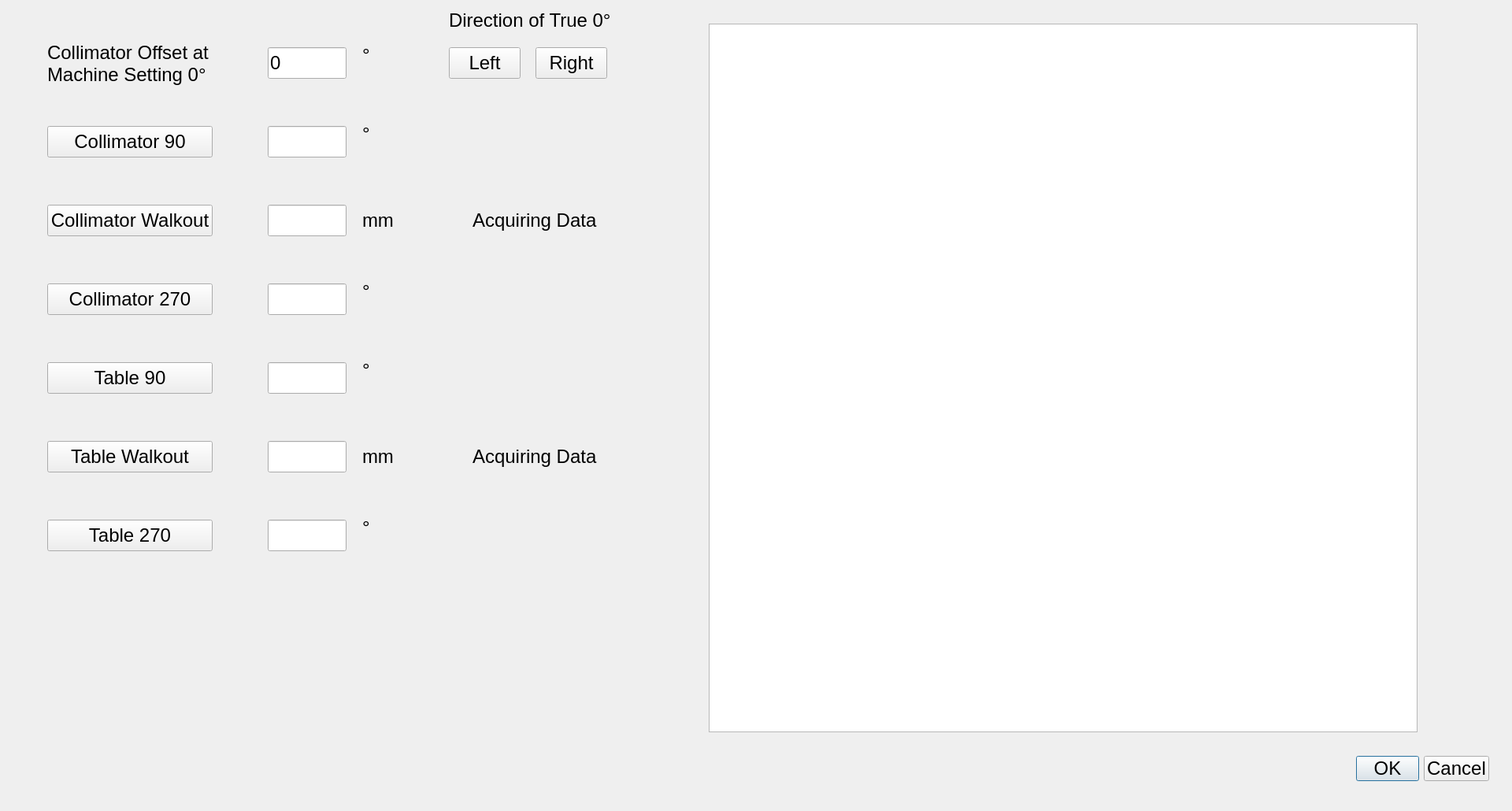
<?xml version="1.0" encoding="UTF-8"?>
<ui version="4.0">
 <class>Rotations</class>
 <widget class="QDialog" name="Rotations">
  <property name="geometry">
   <rect>
    <x>0</x>
    <y>0</y>
    <width>1920</width>
    <height>1030</height>
   </rect>
  </property>
  <property name="windowTitle">
   <string>Dialog</string>
  </property>
  <widget class="QDialogButtonBox" name="buttonBox">
   <property name="geometry">
    <rect>
     <x>1550</x>
     <y>960</y>
     <width>341</width>
     <height>32</height>
    </rect>
   </property>
   <property name="font">
    <font>
     <pointsize>18</pointsize>
    </font>
   </property>
   <property name="orientation">
    <enum>Qt::Horizontal</enum>
   </property>
   <property name="standardButtons">
    <set>QDialogButtonBox::Cancel|QDialogButtonBox::Ok</set>
   </property>
  </widget>
  <widget class="QPushButton" name="pushButton_coll90">
   <property name="geometry">
    <rect>
     <x>60</x>
     <y>160</y>
     <width>210</width>
     <height>40</height>
    </rect>
   </property>
   <property name="font">
    <font>
     <pointsize>18</pointsize>
    </font>
   </property>
   <property name="text">
    <string>Collimator 90</string>
   </property>
  </widget>
  <widget class="QPushButton" name="pushButton_collWalk">
   <property name="geometry">
    <rect>
     <x>60</x>
     <y>260</y>
     <width>210</width>
     <height>40</height>
    </rect>
   </property>
   <property name="font">
    <font>
     <pointsize>18</pointsize>
    </font>
   </property>
   <property name="text">
    <string>Collimator Walkout</string>
   </property>
  </widget>
  <widget class="QPushButton" name="pushButton_coll270">
   <property name="geometry">
    <rect>
     <x>60</x>
     <y>360</y>
     <width>210</width>
     <height>40</height>
    </rect>
   </property>
   <property name="font">
    <font>
     <pointsize>18</pointsize>
    </font>
   </property>
   <property name="text">
    <string>Collimator 270</string>
   </property>
  </widget>
  <widget class="QPushButton" name="pushButton_table90">
   <property name="geometry">
    <rect>
     <x>60</x>
     <y>460</y>
     <width>210</width>
     <height>40</height>
    </rect>
   </property>
   <property name="font">
    <font>
     <pointsize>18</pointsize>
    </font>
   </property>
   <property name="text">
    <string>Table 90</string>
   </property>
  </widget>
  <widget class="QPushButton" name="pushButton_tableWalk">
   <property name="geometry">
    <rect>
     <x>60</x>
     <y>560</y>
     <width>210</width>
     <height>40</height>
    </rect>
   </property>
   <property name="font">
    <font>
     <pointsize>18</pointsize>
    </font>
   </property>
   <property name="text">
    <string>Table Walkout</string>
   </property>
  </widget>
  <widget class="QPushButton" name="pushButton_table270">
   <property name="geometry">
    <rect>
     <x>60</x>
     <y>660</y>
     <width>210</width>
     <height>40</height>
    </rect>
   </property>
   <property name="font">
    <font>
     <pointsize>18</pointsize>
    </font>
   </property>
   <property name="text">
    <string>Table 270</string>
   </property>
  </widget>
  <widget class="QLineEdit" name="lineEdit_coll90">
   <property name="geometry">
    <rect>
     <x>340</x>
     <y>160</y>
     <width>100</width>
     <height>40</height>
    </rect>
   </property>
   <property name="font">
    <font>
     <pointsize>18</pointsize>
    </font>
   </property>
   <property name="readOnly">
    <bool>true</bool>
   </property>
  </widget>
  <widget class="QLineEdit" name="lineEdit_collWalk">
   <property name="geometry">
    <rect>
     <x>340</x>
     <y>260</y>
     <width>100</width>
     <height>40</height>
    </rect>
   </property>
   <property name="font">
    <font>
     <pointsize>18</pointsize>
    </font>
   </property>
   <property name="readOnly">
    <bool>true</bool>
   </property>
  </widget>
  <widget class="QLineEdit" name="lineEdit_coll270">
   <property name="geometry">
    <rect>
     <x>340</x>
     <y>360</y>
     <width>100</width>
     <height>40</height>
    </rect>
   </property>
   <property name="font">
    <font>
     <pointsize>18</pointsize>
    </font>
   </property>
   <property name="readOnly">
    <bool>true</bool>
   </property>
  </widget>
  <widget class="QLineEdit" name="lineEdit_table90">
   <property name="geometry">
    <rect>
     <x>340</x>
     <y>460</y>
     <width>100</width>
     <height>40</height>
    </rect>
   </property>
   <property name="font">
    <font>
     <pointsize>18</pointsize>
    </font>
   </property>
   <property name="readOnly">
    <bool>true</bool>
   </property>
  </widget>
  <widget class="QLineEdit" name="lineEdit_tableWalk">
   <property name="geometry">
    <rect>
     <x>340</x>
     <y>560</y>
     <width>100</width>
     <height>40</height>
    </rect>
   </property>
   <property name="font">
    <font>
     <pointsize>18</pointsize>
    </font>
   </property>
   <property name="readOnly">
    <bool>true</bool>
   </property>
  </widget>
  <widget class="QLineEdit" name="lineEdit_table270">
   <property name="geometry">
    <rect>
     <x>340</x>
     <y>660</y>
     <width>100</width>
     <height>40</height>
    </rect>
   </property>
   <property name="font">
    <font>
     <pointsize>18</pointsize>
    </font>
   </property>
   <property name="readOnly">
    <bool>true</bool>
   </property>
  </widget>
  <widget class="QChartView" name="graphicsView">
   <property name="geometry">
    <rect>
     <x>900</x>
     <y>30</y>
     <width>900</width>
     <height>900</height>
    </rect>
   </property>
  </widget>
  <widget class="QLabel" name="label">
   <property name="geometry">
    <rect>
     <x>460</x>
     <y>260</y>
     <width>60</width>
     <height>40</height>
    </rect>
   </property>
   <property name="font">
    <font>
     <pointsize>18</pointsize>
    </font>
   </property>
   <property name="text">
    <string>mm</string>
   </property>
  </widget>
  <widget class="QLabel" name="label_2">
   <property name="geometry">
    <rect>
     <x>460</x>
     <y>560</y>
     <width>60</width>
     <height>40</height>
    </rect>
   </property>
   <property name="font">
    <font>
     <pointsize>18</pointsize>
    </font>
   </property>
   <property name="text">
    <string>mm</string>
   </property>
  </widget>
  <widget class="QLabel" name="label_3">
   <property name="geometry">
    <rect>
     <x>460</x>
     <y>150</y>
     <width>47</width>
     <height>40</height>
    </rect>
   </property>
   <property name="font">
    <font>
     <pointsize>18</pointsize>
    </font>
   </property>
   <property name="text">
    <string>°</string>
   </property>
  </widget>
  <widget class="QLabel" name="label_4">
   <property name="geometry">
    <rect>
     <x>460</x>
     <y>350</y>
     <width>47</width>
     <height>40</height>
    </rect>
   </property>
   <property name="font">
    <font>
     <pointsize>18</pointsize>
    </font>
   </property>
   <property name="text">
    <string>°</string>
   </property>
  </widget>
  <widget class="QLabel" name="label_5">
   <property name="geometry">
    <rect>
     <x>460</x>
     <y>450</y>
     <width>47</width>
     <height>40</height>
    </rect>
   </property>
   <property name="font">
    <font>
     <pointsize>18</pointsize>
    </font>
   </property>
   <property name="text">
    <string>°</string>
   </property>
  </widget>
  <widget class="QLabel" name="label_6">
   <property name="geometry">
    <rect>
     <x>460</x>
     <y>650</y>
     <width>47</width>
     <height>40</height>
    </rect>
   </property>
   <property name="font">
    <font>
     <pointsize>18</pointsize>
    </font>
   </property>
   <property name="text">
    <string>°</string>
   </property>
  </widget>
  <widget class="QLabel" name="label_acquireDataColl">
   <property name="geometry">
    <rect>
     <x>600</x>
     <y>260</y>
     <width>170</width>
     <height>40</height>
    </rect>
   </property>
   <property name="font">
    <font>
     <pointsize>18</pointsize>
    </font>
   </property>
   <property name="text">
    <string>Acquiring Data</string>
   </property>
  </widget>
  <widget class="QLabel" name="label_acquireDataTable">
   <property name="geometry">
    <rect>
     <x>600</x>
     <y>560</y>
     <width>170</width>
     <height>40</height>
    </rect>
   </property>
   <property name="font">
    <font>
     <pointsize>18</pointsize>
    </font>
   </property>
   <property name="text">
    <string>Acquiring Data</string>
   </property>
  </widget>
  <widget class="QLineEdit" name="lineEdit_collOffset">
   <property name="geometry">
    <rect>
     <x>340</x>
     <y>60</y>
     <width>100</width>
     <height>40</height>
    </rect>
   </property>
   <property name="font">
    <font>
     <pointsize>18</pointsize>
    </font>
   </property>
   <property name="text">
    <string>0</string>
   </property>
   <property name="readOnly">
    <bool>false</bool>
   </property>
  </widget>
  <widget class="QLabel" name="label_7">
   <property name="geometry">
    <rect>
     <x>60</x>
     <y>50</y>
     <width>211</width>
     <height>61</height>
    </rect>
   </property>
   <property name="font">
    <font>
     <pointsize>18</pointsize>
    </font>
   </property>
   <property name="text">
    <string>Collimator Offset at Machine Setting 0°</string>
   </property>
   <property name="wordWrap">
    <bool>true</bool>
   </property>
  </widget>
  <widget class="QLabel" name="label_8">
   <property name="geometry">
    <rect>
     <x>460</x>
     <y>50</y>
     <width>47</width>
     <height>40</height>
    </rect>
   </property>
   <property name="font">
    <font>
     <pointsize>18</pointsize>
    </font>
   </property>
   <property name="text">
    <string>°</string>
   </property>
  </widget>
  <widget class="QPushButton" name="pushButton_collLeft">
   <property name="geometry">
    <rect>
     <x>570</x>
     <y>60</y>
     <width>91</width>
     <height>40</height>
    </rect>
   </property>
   <property name="font">
    <font>
     <pointsize>18</pointsize>
    </font>
   </property>
   <property name="text">
    <string>Left</string>
   </property>
  </widget>
  <widget class="QPushButton" name="pushButton_collRight">
   <property name="geometry">
    <rect>
     <x>680</x>
     <y>60</y>
     <width>91</width>
     <height>40</height>
    </rect>
   </property>
   <property name="font">
    <font>
     <pointsize>18</pointsize>
    </font>
   </property>
   <property name="text">
    <string>Right</string>
   </property>
  </widget>
  <widget class="QLabel" name="label_9">
   <property name="geometry">
    <rect>
     <x>570</x>
     <y>10</y>
     <width>211</width>
     <height>31</height>
    </rect>
   </property>
   <property name="font">
    <font>
     <pointsize>18</pointsize>
    </font>
   </property>
   <property name="text">
    <string>Direction of True 0°</string>
   </property>
   <property name="wordWrap">
    <bool>true</bool>
   </property>
  </widget>
 </widget>
 <customwidgets>
  <customwidget>
   <class>QChartView</class>
   <extends>QGraphicsView</extends>
   <header>QtCharts</header>
  </customwidget>
 </customwidgets>
 <resources/>
 <connections>
  <connection>
   <sender>buttonBox</sender>
   <signal>accepted()</signal>
   <receiver>Rotations</receiver>
   <slot>accept()</slot>
   <hints>
    <hint type="sourcelabel">
     <x>248</x>
     <y>254</y>
    </hint>
    <hint type="destinationlabel">
     <x>157</x>
     <y>274</y>
    </hint>
   </hints>
  </connection>
  <connection>
   <sender>buttonBox</sender>
   <signal>rejected()</signal>
   <receiver>Rotations</receiver>
   <slot>reject()</slot>
   <hints>
    <hint type="sourcelabel">
     <x>316</x>
     <y>260</y>
    </hint>
    <hint type="destinationlabel">
     <x>286</x>
     <y>274</y>
    </hint>
   </hints>
  </connection>
 </connections>
</ui>
